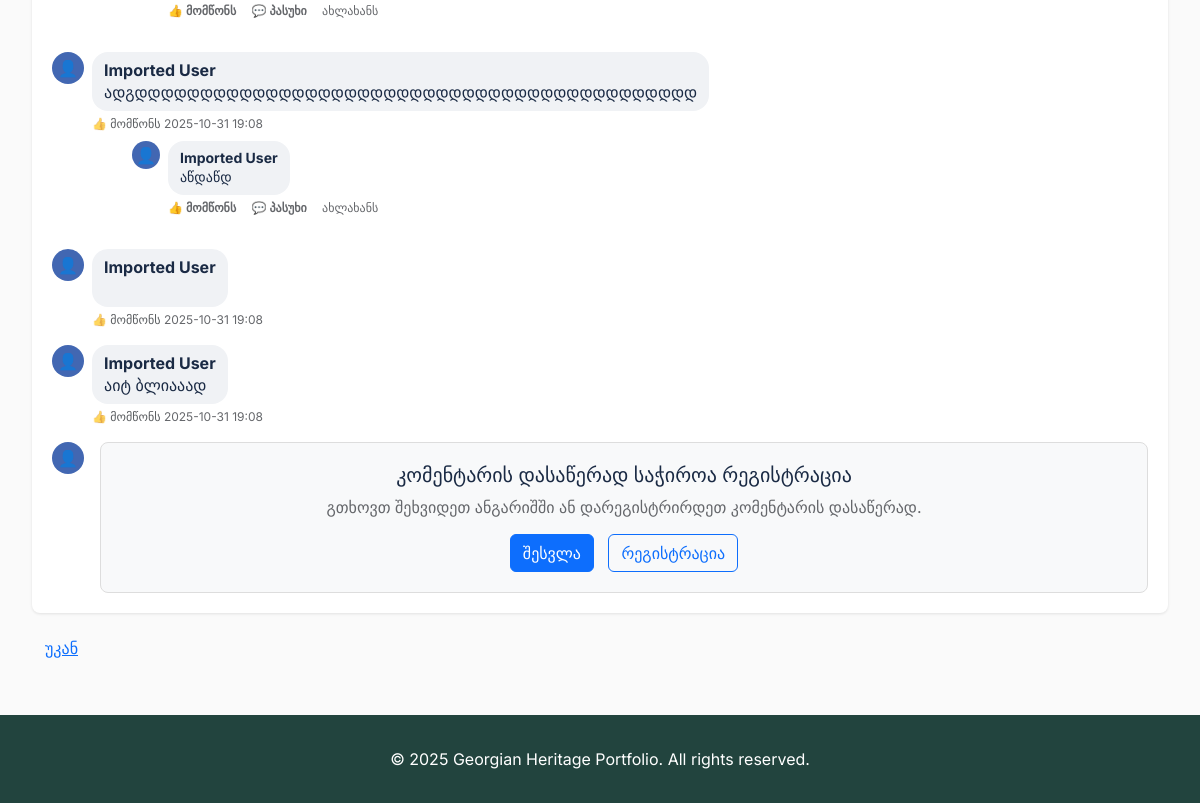
/project/project_2 (lower part), run on an earlier commit of the app's database.
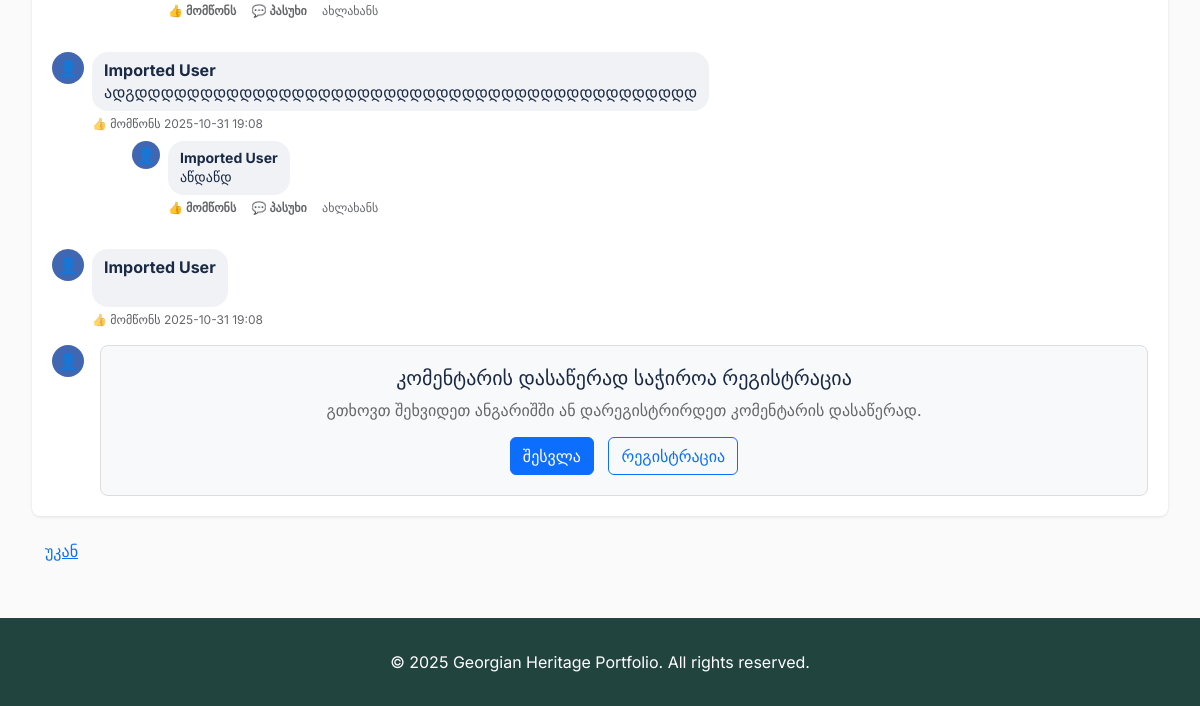
And on a later commit of the database.
### models.py (models this page shows, shortened)
class Comment(db.Model):
    id = db.Column(db.Integer, primary_key=True)
    content = db.Column(db.Text, nullable=False)
    project_id = db.Column(db.String(50), nullable=False)
    user_id = db.Column(db.Integer, db.ForeignKey('user.id'), nullable=False)  # Required for registered users only
    parent_id = db.Column(db.Integer, db.ForeignKey('comment.id'), nullable=True)
    media_urls = db.Column(db.Text, nullable=True)  # JSON array of Cloudinary URLs
    created_at = db.Column(db.DateTime, default=datetime.utcnow)
    replies = db.relationship('Comment', backref=db.backref('parent', remote_side=[id]), lazy=True)
    likes = db.relationship('Like', backref='comment', lazy=True, cascade='all, delete-orphan')
    def get_like_count(self):
        return len(self.likes)
    def get_media_urls(self):
        if self.media_urls:
            import json
            try:
                return json.loads(self.media_urls)
            except json.JSONDecodeError:
                return []
        elif hasattr(self, 'media_url') and self.media_url:
            return [self.media_url]
        return []
    def has_media(self):
        if self.media_urls:
            return bool(self.get_media_urls())
        elif hasattr(self, 'media_url') and self.media_url:
            return True
        return False

class User(UserMixin, db.Model):
    id = db.Column(db.Integer, primary_key=True)
    name = db.Column(db.String(50), nullable=False)
    email = db.Column(db.String(120), unique=True, nullable=False)
    password_hash = db.Column(db.String(128), nullable=False)
    email_verified = db.Column(db.Boolean, default=False, nullable=False)
    verification_token = db.Column(db.String(100), nullable=True)
    reset_token = db.Column(db.String(100), nullable=True)
    reset_token_expires = db.Column(db.DateTime, nullable=True)
    created_at = db.Column(db.DateTime, default=datetime.utcnow)
    is_active = db.Column(db.Boolean, default=True)
    comments = db.relationship('Comment', backref='author', lazy=True)

### app.py (the view)
@app.route('/project/<project_id>')
def project_detail(project_id):
    projects = load_projects()
    project = next((p for p in projects if p['id'] == project_id), None)
    if not project:
        return 'Project not found', 404
    comments = Comment.query.filter_by(project_id=project_id, parent_id=None).order_by(Comment.created_at.desc()).all()
    description = project.get('description', '')
    if not description:
        desc_path = os.path.join('projects', project['folder'], 'description.txt')
        if os.path.exists(desc_path):
            with open(desc_path, 'r', encoding='utf-8') as f:
                description = clean_description(f.read())
    else:
        description = clean_description(description)
    return render_template('project_detail.html', project=project, comments=comments, description=description)

### app.py (called while the page is built)
def clean_description(text):
    if not text:
        return text
    text = re.sub(r'\n{3,}', '\n\n', text)
    text = text.strip()
    return text

### templates/project_detail.html (shortened to what the changed rows need)
{% extends 'base.html' %}
{% block head %}
    <link rel="stylesheet" href="https://cdn.jsdelivr.net/npm/glightbox/dist/css/glightbox.min.css">
    <link rel="stylesheet" href="https://unpkg.com/leaflet@1.9.4/dist/leaflet.css" />
{% endblock %}
{% block content %}
<div class="container-fluid">
    <div class="fb-comments">
        <div id="comments-list">
            {% for comment in comments %}
            <div class="fb-comment" data-comment-id="{{ comment.id if comment.id else loop.index0 }}">
                <div class="fb-comment-avatar">
                </div>
                <div class="fb-comment-body">
                    <div class="fb-comment-content">
                        {% if comment.author %}
                            <strong>{{ comment.author.name }}</strong><br>
                        {% endif %}
                        {% if comment.content %}{{ comment.content }}{% endif %}
                    </div>
                    <div class="fb-comment-actions">
                        {% if current_user.is_authenticated %}
                            <a href="#" class="like-btn" data-comment-id="{{ comment.id }}"
                               data-liked="{{ 'true' if comment.is_liked_by_user(current_user.id) else 'false' }}">
                                {% if comment.is_liked_by_user(current_user.id) %}
                                    ❤️ მომწონს ({{ comment.get_like_count() }})
                                {% else %}
                                    👍 მომწონს{% if comment.get_like_count() > 0 %} ({{ comment.get_like_count() }}){% endif %}
                                {% endif %}
                            </a>
                            <a href="#" class="reply-btn" data-parent="{{ comment.id if comment.id else loop.index0 }}">💬 პასუხი</a>
                        {% else %}
                            <span class="text-muted">👍 მომწონს{% if comment.get_like_count() > 0 %} ({{ comment.get_like_count() }}){% endif %}</span>
                        {% endif %}
                        <span style="color: #65676b;">{{ comment.created_at.strftime('%Y-%m-%d %H:%M') if comment.created_at else 'ახლახანს' }}</span>
                    </div>
                    {% if comment.replies %}
                    <div class="fb-replies">
                        {% for reply in comment.replies %}
                        <div class="fb-comment">
                            <div class="fb-comment-avatar" style="width: 28px; height: 28px;">
                                👤
                            </div>
                            <div class="fb-comment-body">
                                <div class="fb-comment-content" style="font-size: 14px;">
                                    {% if reply.author %}
                                        <strong>{{ reply.author.name }}</strong><br>
                                    {% endif %}
                                    {% if reply.content %}{{ reply.content }}{% endif %}
                                </div>
                                <div class="fb-comment-actions">
                                    <a href="#" class="like-btn">👍 მომწონს</a>
                                    <a href="#" class="reply-btn" data-parent="{{ reply.id if reply.id else loop.index0 }}">💬 პასუხი</a>
                                    <span style="color: #65676b;">{{ reply.date if reply.date else 'ახლახანს' }}</span>
                                </div>
                            </div>
                        </div>
                        {% endfor %}
                    </div>
                    {% endif %}
                </div>
            </div>
            {% endfor %}
        </div>
    </div>
</div>
{% endblock %}

What changed in the data, as far as the page shows it:
removed Comment: author.name "Imported User", content "აიტ ბლიააად", shows "👍 მომწონს", created_at "2025-10-31 19:08"
